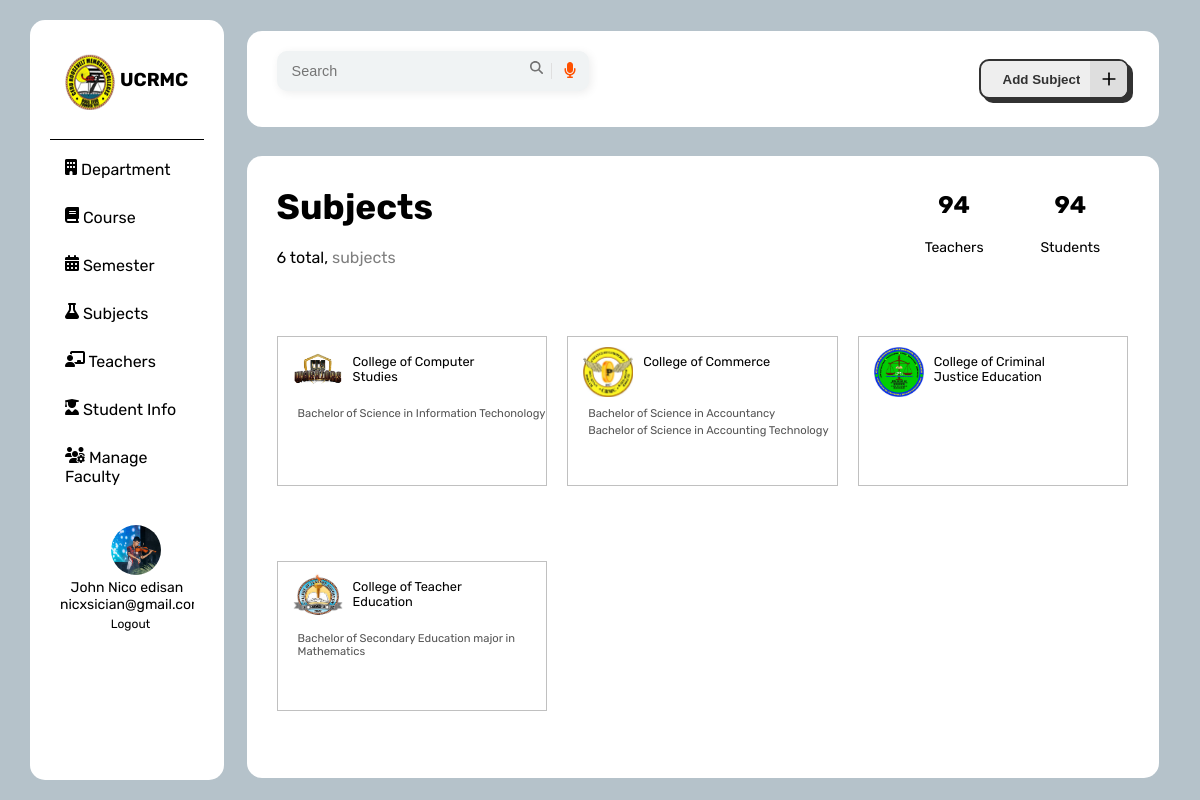
The page /CRMC_SYSTEM/subject.php on the database its author committed.
### tables this page shows
CREATE TABLE `course` (
  `courseID` int(11) NOT NULL,
  `courseName` varchar(100) NOT NULL,
  `departmentID` int(11) NOT NULL
);

CREATE TABLE `department` (
  `departmentID` int(11) NOT NULL,
  `departmentName` varchar(50) NOT NULL,
  `departmentLogo` varchar(50) NOT NULL
);

### CRMC_SYSTEM/subject.php (the view, shortened to what this page needs)
<?php
$newconnection = new Connection();
$pdo = $newconnection->openConnection();
function getDepartmentsAndCoursesFromDatabase($connection)
{
    try {
        $conn = $connection->openConnection();
        $sql = "SELECT d.departmentID, d.departmentName, d.departmentLogo, c.courseID, c.courseName
                FROM department d
                LEFT JOIN course c ON d.departmentID = c.departmentID";
        $result = $conn->query($sql);
        $departmentsWithCourses = [];
        if ($result->rowCount() > 0) {
            while ($row = $result->fetch()) {
                $departmentsWithCourses[$row['departmentID']][] = $row;
            }
        }
        return $departmentsWithCourses;
    } catch (PDOException $e) {
        echo "Error: " . $e->getMessage();
        return [];
    }
}
$departmentsWithCourses = getDepartmentsAndCoursesFromDatabase($newconnection);
$stmt = $pdo->query("SELECT * FROM subject");
$subject = $stmt->fetchAll(PDO::FETCH_ASSOC);
?>
<!DOCTYPE html>
<html lang="en">
<head>
    <link href='https://unpkg.com/boxicons@2.1.4/css/boxicons.min.css' rel='stylesheet'>
    <link rel="stylesheet" href="https://cdnjs.cloudflare.com/ajax/libs/font-awesome/6.5.1/css/all.min.css" />
    <link rel="stylesheet" href="css/dashboard.css">
</head>
<body>
    <div class="container">
        <div class="sidebar">
            <div class="logo">
                <img src="assets/crmc-logo.png" alt="">
                <h3>UCRMC</h3>
            </div>
            <ul class="navbar">
                <li><a href="department.php"><i class="fas fa-building"></i> Department</a></li>
                <li><a href="course.php"><i class="fas fa-book"></i> Course</a></li>
                <li><a href="semester.php"><i class="fas fa-calendar-alt"></i> Semester</a></li>
                <li><a href="subject.php"><i class="fas fa-flask"></i> Subjects</a></li>
                <li><a href="teacherInfo.php"><i class="fas fa-chalkboard-teacher"></i> Teachers</a></li>
                <li><a href="studentInfo.php"><i class="fas fa-user-graduate"></i> Student Info</a></li>
                <li><a href="manage.php"><i class="fas fa-users-cog"></i> Manage Faculty</a></li>
            </ul>
            <div class="account">
                <img src="assets/nico.jpg" alt="Profile Picture">
                <div class="account-info">
                    <p>John Nico edisan</p>
                    <p>nicxsician@gmail.com</p>
                    <a style="position: relative; left: 38%; font-size: 12px;" href="home.php">Logout</a>
                </div>
            </div>
        </div>
        <div class="header">
        <div class="InputContainer">
  <input type="text" name="text" class="input" id="input" placeholder="Search">
  <label for="input" class="labelforsearch">
<svg viewBox="0 0 512 512" class="searchIcon"><path d="M416 208c0 45.9-14.9 88.3-40 122.7L502.6 457.4c12.5 12.5 12.5 32.8 0 45.3s-32.8 12.5-45.3 0L330.7 376c-34.4 25.2-76.8 40-122.7 40C93.1 416 0 322.9 0 208S93.1 0 208 0S416 93.1 416 208zM208 352a144 144 0 1 0 0-288 144 144 0 1 0 0 288z"></path></svg>
</label>
<button class="micButton">
</button>
</div>
<div class="time-container">
                   </div>
<div class="cta-container">
<button class="button" type="button" onclick="openPopup()">
    <span class="button__text">Add Subject</span>
    <span class="button__icon"><svg class="svg" fill="none" height="24" stroke="currentColor" stroke-linecap="round" stroke-linejoin="round" stroke-width="2" viewBox="0 0 24 24" width="24" xmlns="http://www.w3.org/2000/svg"><line x1="12" x2="12" y1="5" y2="19"></line><line x1="5" x2="19" y1="12" y2="12"></line></svg></span>
</button>
</div>
</div>
<div class="table-container">
<div class="table-heading">
           <div class="left-head">
    <h1 style="font-size: 2.2rem;">Subjects</h1>
    <p id="courses"><?= count($subject); ?> total, <span style="opacity: 0.5;">subjects</span></p>
</div>
            <div class="right-head">
                <div class="right-header-content">
                    <h1 id="teachers">94</h1>
                    <p style="margin-top: 10px;font-size: 14px;">Teachers</p>
                </div>
                <div class="right-header-content">
                    <h1 id="students">94</h1>
                    <p style="margin-top: 10px;font-size: 14px;">Students</p>
                </div>
            </div>
           </div>
           <div class="table-wrapper">
                <?php foreach ($departmentsWithCourses as $departmentID => $departmentData): ?>
                <div class="department-container" style="position: relative;"
                data-department-id="<?= $departmentData[0]['departmentID']; ?>"
                data-department-name="<?= $departmentData[0]['departmentName']; ?>"
                data-course-id="<?= $departmentData[0]['courseID']; ?>">
                    <div class="department-logo"
                        style="position: absolute; top: 10px; left: 15px; width: 50px; height: 50px; background: url('<?= $departmentData[0]['departmentLogo']; ?>') center/cover;">
                    </div>
                    <div class="department-name"
                        style="position: relative; top: 12px; left: 70px; font-size: 0.8rem; width: 50%;margin-bottom: 5px;">
                        <?= $departmentData[0]['departmentName']; ?></div>
                        <ul class="course-list course-grid">
    <?php foreach ($departmentData as $course): ?>
        <li class="course-grid-item"><?= $course['courseName']; ?></li>
    <?php endforeach; ?>
</ul>
                </div>
                <?php endforeach; ?>
            </div>
        </div>
</body>
</html>

### CRMC_SYSTEM/css/dashboard.css (style rules this page uses)
:root { --bgr-color: #b5c2ca; --grid-color: #ffffff; --grid-gap-color: #b5c2ca; --primary-font: 'Rubik'; }
* { margin: 0; padding: 0; box-sizing: border-box; overflow: hidden; }
body { background: var(--bgr-color); font-family: var(--primary-font); }
.container { background: var(--bgr-color); height: 100vh; max-width: 100vw; padding: 20px 30px; }
.sidebar { background: var(--grid-color); height: 100%; width: 17%; border-radius: 15px; margin-right: 30px; padding: 0 20px; }
.navbar { list-style: none; padding: 10px 0; }
.navbar li { margin-bottom: 10px; width: 100%; }
.navbar a { text-decoration: none; color: #000; font-size: 16px; display: block; padding: 9px 0; border-radius: 30px; transition: background-color 0.3s; padding-left: 15px; }
.header, .table-container { background: var(--grid-color); height: 12vh; width: 80%; position: relative; bottom: 93.6vh; left: 19%; border-radius: 15px; }
.table-container { bottom: 90vh; height: 77.8vh; padding: 30px; }
.table-heading { height: 15vh; display: grid; grid-template-columns: 4fr 1.5fr; }
.table-heading > div { height: 100%; }
.right-head { display: flex; justify-content: space-around; }
.right-header-content { text-align: center; }
.logo { border-bottom: 1px #000 solid; height: 15vh; display: flex; align-items: center; padding-left: 10px; }
.logo img { width: 60px; height: 60px; }
#courses { margin-top: 10px; }
#teachers, #students { margin-top: 5px; }
li { list-style: none; }
a { text-decoration: none; color: #000; }
.account { align-items: center; padding: 10px; width: 100%; }
.account img { width: 50px; height: 50px; border-radius: 50%; margin-left: 38%; text-align: center; }
.account-info p { margin: 0; font-size: 14px; text-align: center; }
.InputContainer { height: 40px; display: flex; align-items: center; justify-content: center; background-color: #f0f3f4; border-radius: 10px; overflow: hidden; cursor: pointer; padding-left: 15px; box-shadow: 2px 2px 10px rgba(0, 0, 0, 0.075); margin-top: 20px; margin-left: 30px; }
.input { width: 100%; height: 100%; border: none; outline: none; font-size: 0.9em; caret-color: rgb(255, 81, 0); background: #f0f3f4; }
.labelforsearch { cursor: text; padding: 0px 12px; }
.searchIcon { width: 13px; }
.micIcon { width: 12px; }
.micButton { padding: 0px 15px 0px 12px; border: none; background-color: transparent; height: 40px; cursor: pointer; transition-duration: .3s; }
.header { display: grid; grid-template-columns: 3fr 2fr 3fr; }
.time-container { display: flex; align-items: center; justify-content: center; }
.cta-container { display: flex; justify-content: right; align-items: center; padding-right: 30px; }
.button { --main-focus: #2d8cf0; --font-color: #323232; --bg-color-sub: #dedede; --bg-color: #eee; --main-color: #323232; position: relative; width: 150px; height: 40px; cursor: pointer; display: flex; align-items: center; border: 2px solid var(--main-color); box-shadow: 4px 4px var(--main-color); background-color: var(--bg-color); border-radius: 10px; overflow: hidden; }
.button, .button__icon, .button__text { transition: all 0.3s; }
.button .button__text { transform: translateX(22px); color: var(--font-color); font-weight: 600; }
.button .button__icon { position: absolute; transform: translateX(109px); height: 100%; width: 39px; background-color: var(--bg-color-sub); display: flex; align-items: center; justify-content: center; }
.button .svg { width: 20px; fill: var(--main-color); }

### CRMC_SYSTEM/subject.php (style rules this page uses)
.table-wrapper { display: flex; flex-wrap: wrap; height: 80%; margin: -10px; margin-top: 20px; }
.department-container { width: calc(33.33% - 20px); height: 150px; box-sizing: border-box; border: 1px #c0c0c0 solid; margin: 10px; font-size: 1.2rem; padding: 5px; }
.course-list { position: absolute; top: 70px; left: 20px; font-size: 0.7rem; list-style: none; padding: 0; color: #555; filter: saturate(70%); max-height: 80px; overflow-y: auto; }
.course-list li { margin-bottom: 4px; }
h1 { font-size: 1.5rem; margin-bottom: 20px; }
label { display: block; margin-bottom: 5px; font-weight: bold; }

### rows shown on the page
course: departmentID.departmentLogo (picture), departmentID.departmentName "College of Computer Studies", courseName "Bachelor of Science in Information Techonology"
course: departmentID.departmentLogo (picture), departmentID.departmentName "College of Commerce", courseName "Bachelor of Science in Accountancy"
course: courseName "Bachelor of Science in Accounting Technology"
department: departmentLogo (picture), departmentName "College of Criminal Justice Education"
course: departmentID.departmentLogo (picture), departmentID.departmentName "College of Teacher Education", courseName "Bachelor of Secondary Education major in Mathematics"

### other values the page prints
count($subject) "6"
